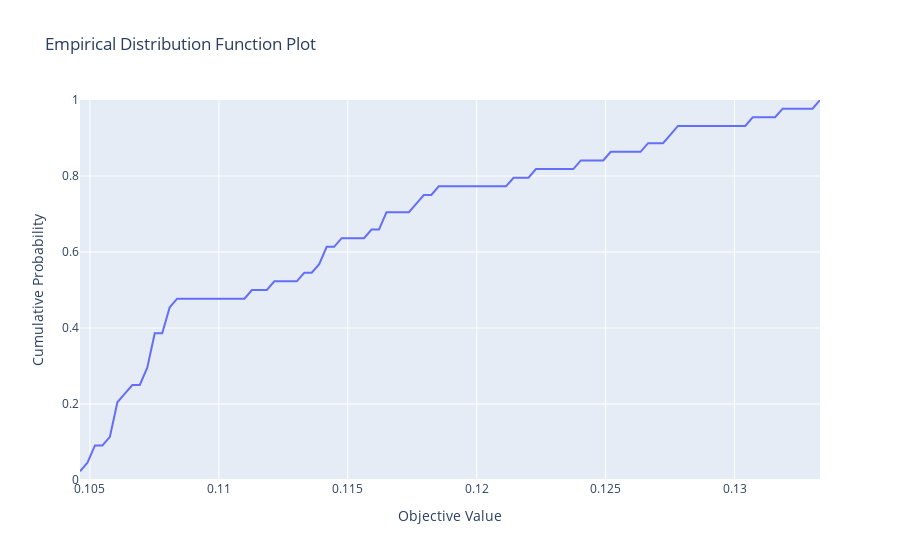

Notebook code cell kept with this figure:
### Code cell
#Visualize empirical distribution function
optuna.visualization.plot_edf(study)
